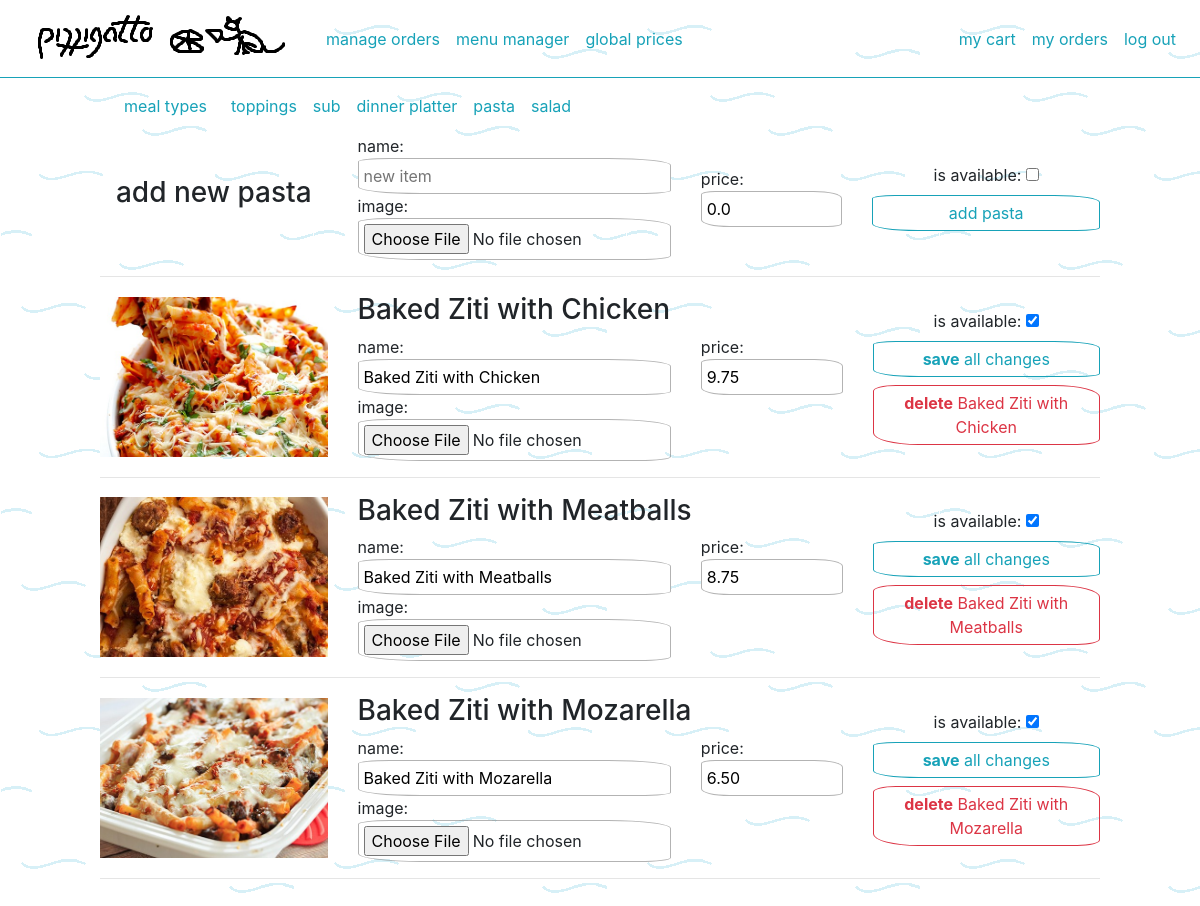
The page /get_editable_menu_items/2/0/ (signed in) on the database its author committed.
### menu/models.py (models this page shows, shortened)
class MealType(models.Model):
  SIZE_VARIANTS = (
    ('single', 'single'),
    ('double', 'double')
  )
  name = models.CharField(max_length=50, blank=False, default='type name')
  size_variant = models.CharField(max_length=6, blank=False, choices=SIZE_VARIANTS, default='single')
  is_available = models.BooleanField(default=False)
  image = models.ImageField(default='default_item.png', blank=True, upload_to='media/' )
  class Meta:
    constraints = [
      models.UniqueConstraint(fields=['name'], name='constraint - unique meal type')
    ]
  def __str__(self):
    return f"{self.name}"

class MenuItem(models.Model):
  name = models.CharField(max_length=50, blank=False, default='item name')
  meal_type = models.ForeignKey('MealType', blank=False, related_name='mealType', on_delete=models.CASCADE)
  is_sub = models.BooleanField(default=False) # enables extra cheese option in cart items
  is_available = models.BooleanField(default=False) # to disable from menu, yet not delete from DB
  image = models.ImageField(default='default_item.png', blank=True, upload_to='media/' )
  price_single = models.DecimalField(
    max_digits=5,
    decimal_places=2,
    default=0.00
  )
  price_small = models.DecimalField(
    max_digits=5,
    decimal_places=2,
    default=0.00
  )
  price_large = models.DecimalField(
    max_digits=5,
    decimal_places=2,
    default=0.00
  )
  class Meta:
    constraints = [
      models.UniqueConstraint(fields=['name', 'meal_type'], name='constraint - unique menu item')
    ]

### menu/views.py (the view)
# urls.py: path('get_editable_menu_items/<int:type_id>/<int:err>/', views.get_editable_menu_items, name='get_editable_menu_items'),
@staff_member_required
def get_editable_menu_items(request, type_id, err):
  meal_type = MealType.objects.get(pk=type_id)
  items = MenuItem.objects.filter(meal_type=meal_type).order_by('-id')
  MenuItemFormSet = modelformset_factory(MenuItem, form=MenuItemForm, extra=0)
  formset = MenuItemFormSet(queryset=items)
  integrity_error = ''
  if bool(err):
    integrity_error = 'Every menu item of the same meal type must have unique name. Please avoid duplicates.'
  context = {
    'add_form': MenuItemForm(),
    'formset': formset,
    'types': MealType.objects.all().order_by('-id'),
    'meal_type': meal_type,
    'integrity_error': integrity_error,
  }
  return render(request, 'menu/menu_item_forms.html', context)

### menu/templates/menu/menu_item_forms.html (shortened to what this page needs)
{% extends 'menu/manage_menu_items.html' %}
{% load static %}
{% block menu_item_forms %}
  <form class="row d-flex justify-content-between align-items-center" action="{% url 'menu:add_menu_item' %}" method="POST" enctype="multipart/form-data">
    <h3 class="col-3 text-center">add new {{ meal_type }}</h3>
    <div class="col-4">
      <p>name: {{ add_form.name }}</p>
      <p>image: {{ add_form.image }}</p>
    </div>
    <div class="col-2">
      {% if meal_type.size_variant == 'single' %}
      <p>price: {{ add_form.price_single }}</p>
      {% else %}
      <p>price small: {{ add_form.price_small }}</p>
      <p>price large: {{ add_form.price_large }}</p>
      {% endif %}
    </div>
    <div class="col-3">
      <div class="d-flex flex-column align-items-center">
        <p>{{ add_form.is_available.label_tag }} {{ add_form.is_available }}</p>
        <button type="submit" class="btn btn-outline-info btn-block">add {{ meal_type }}</button>
      </div>
    </div>
  </form>
  <hr>
  <form action="{% url 'menu:edit_menu_item' %}" method="POST" id="edit-item-formset" enctype="multipart/form-data">
    {% for form in formset %}
      <div class="row d-flex justify-content-between align-items-center" id="edit-item-{{ form.id.value }}-form">
        <div class="col-3">
          <img src="/media/{{form.initial.image}}" alt="picture of item" class="item-picture">
        </div>
        <div class="col-6">
          <h3>{{ form.name.value }}</h3>
          <div class="row d-flex justify-content-between align-items-bottom">
            <div class="col-8">
              <p>name: {{ form.name }}</p>
              <p>image: {{ form.image }}</p>
            </div>
            <div class="col-4">
              {% if meal_type.size_variant == 'single' %}
              <p>price: {{ form.price_single }}</p>
              {% else %}
              <p>price small: {{ form.price_small }}</p>
              <p>price large: {{ form.price_large }}</p>
              {% endif %}
            </div>
          </div>
        </div>
        <div class="col-3">
          <div class="d-flex flex-column align-items-center">
            <p>{{form.is_available.label_tag}} {{ form.is_available }}</p>
            <button type="submit" class="btn btn-outline-info btn-block" name="" id=""><b>save</b> all changes</button>
            <button
              type="button"
              class="delete-menu-item-button btn btn-outline-danger btn-block"
              data-id="{{ form.id.value }}"
              data-name="{{ form.name.value }}"
              data-url="{% url 'menu:delete_menu_item' %}"
              data-redirect="{% url 'menu:get_editable_menu_items' type_id=meal_type.id err=0 %}">
              <b>delete</b> {{ form.name.value }}
            </button>
          </div>
        </div>
      </div>
      <hr>
    {% endfor %}
  </form>
{% endblock %}

### menu/templates/menu/menu_manager.html
{% extends 'base_layout.html' %}
{% load static %}
{% block content %}
<nav class="navbar navbar-expand">
  <div class="" id="manager-navbar">
    <ul class="d-flex flex-wrap navbar-nav">
      <li class="navbar-item mr-2">
        <a href="{% url 'menu:manage_meal_types' %}"><p class="nav-link">meal types</p></a>
      </li>
      <li class="nav-item">
        <a class="nav-link" href="{% url 'menu:get_editable_toppings' 0 %}">
          toppings
        </a>
      </li>
      {% for type in types %}
      <li class="nav-item" id="type-{{ type.id }}-nav">
        <a class="nav-link" href="{% url 'menu:get_editable_menu_items' type_id=type.id err=0 %}">
          {{ type.name }}
        </a>
      </li>
      {% endfor %}
    </ul>
  </div>
</nav>
  {% block menu_manager %}
  {% endblock %}
{% endblock %}

### static/styles.css (style rules this page uses)
.btn, .alert, input[type=text], input[type=email], input[type=password], input[type=number], input[type=file], .price-input, .header-centered, form.site-form, form.form-prices { margin-left: auto; margin-right: auto; }
.btn, .alert, input[type=text], input[type=email], input[type=password], input[type=number], input[type=file], .price-input { border-radius: 10% 20% 10% 20%; width: 100%; padding: 5px; }
body { background-image: url("/static/back.png"); width: 100%; min-width: 500px; }
p { margin-bottom: 0; }
a { color: #17a2b8; }
img.item-picture { width: 100%; height: 160px; -o-object-fit: cover; object-fit: cover; }
input[type=text], input[type=email], input[type=password], input[type=number], input[type=file] { border: 1px solid rgba(128, 128, 128, 0.6); }

### rows shown on the page
MealType: name "sub"
MealType: name "dinner platter"
MealType: name "pasta"
MealType: name "salad"
MenuItem: initial.image (picture), name.value "Baked Ziti with Chicken", name.value "Baked Ziti with Chicken"
MenuItem: initial.image (picture), name.value "Baked Ziti with Meatballs", name.value "Baked Ziti with Meatballs"
MenuItem: initial.image (picture), name.value "Baked Ziti with Mozarella", name.value "Baked Ziti with Mozarella"

### other values the page prints
{{ add_form.is_available.label_tag }} "is available:"
